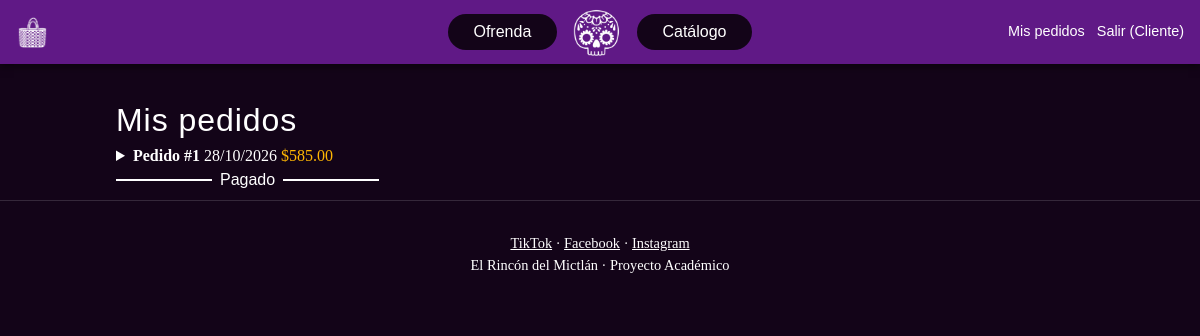
/mis_pedidos.php (signed in), run on the app's committed database.
### tables this page shows
CREATE TABLE pedidos (
  id_pedido   INT UNSIGNED AUTO_INCREMENT PRIMARY KEY,
  id_usuario  INT UNSIGNED NOT NULL,
  total       DECIMAL(10,2) NOT NULL,
  estado      ENUM('pendiente','pagado','enviado','cancelado') NOT NULL DEFAULT 'pendiente',
  metodo_pago ENUM('tarjeta','paypal','google_play') NULL,
  fecha       DATETIME NOT NULL DEFAULT CURRENT_TIMESTAMP,
  FOREIGN KEY (id_usuario) REFERENCES usuarios(id_usuario)
);

### includes/conexion.php (called while the page is built)
<?php
require_once __DIR__ . '/config.php';
function db(): PDO
{
    static $pdo = null;
    if ($pdo instanceof PDO) return $pdo;
    $host   = 'localhost';
    $puerto = 3307;
    $bd     = 'mictlan';
    $user   = 'root';
    $clave  = '';
    $pdo = new PDO("mysql:host=$host;port=$puerto;dbname=$bd;charset=utf8mb4", $user, $clave, [
        PDO::ATTR_ERRMODE            => PDO::ERRMODE_EXCEPTION,
        PDO::ATTR_DEFAULT_FETCH_MODE => PDO::FETCH_ASSOC,
        PDO::ATTR_EMULATE_PREPARES   => false,
    ]);
    return $pdo;
}

### mis_pedidos.php (the view, shortened to what this page needs)
<?php
$q = db()->prepare('SELECT * FROM pedidos WHERE id_usuario = ? ORDER BY fecha DESC, id_pedido DESC');
$q->execute([usuario_actual()['id']]);
$pedidos = $q->fetchAll();
require __DIR__ . '/includes/cabecera.php';
?>
<main class="contenedor">
  <h1>Mis pedidos</h1>
  <?php foreach ($pedidos as $p): ?>
    <details class="pedido">
      <summary>
        <strong>Pedido #<?= (int)$p['id_pedido'] ?></strong>
        <span><?= date('d/m/Y', strtotime($p['fecha'])) ?></span>
        <?= etiqueta_estado($p['estado']) ?>
        <span class="precio"><?= dinero($p['total']) ?></span>
      </summary>
    </details>
  <?php endforeach; ?>
</main>
<?php require __DIR__ . '/includes/pie.php';

### includes/config.php (shortened to what this page needs)
<?php
if (!function_exists('dinero')) {
    function dinero($monto) {
        return '$' . number_format((float)$monto, 2);
    }
}
if (!function_exists('etiqueta_estado')) {
    function etiqueta_estado($estado) {
        $texto = ucfirst($estado);
        return "<span class=\"etiqueta etiqueta--{$estado}\">{$texto}</span>";
    }
}

### assets/css/styles.css (style rules this page uses)
:root { --fondo: #130418; --morado: #601986; --blanco: #ffffff; --acento: #ffb703; --radio: 18px; --f-titulo: "Rumble Brave", Impact, "Arial Black", sans-serif; --f-sub: "Balsamic Sans", "Trebuchet MS", sans-serif; --f-cuerpo: "Silver Stone", Georgia, serif; }
* { box-sizing: border-box; margin: 0; padding: 0; }
html { scroll-behavior: smooth; scroll-padding-top: 90px; }
body { background: var(--fondo); color: var(--blanco); font-family: var(--f-cuerpo); line-height: 1.5; }
h1, h2 { font-family: var(--f-titulo); font-weight: 400; letter-spacing: .03em; }
h3, button, .btn, .nav a, .etiqueta, label, input, select, th, .enlace-sesion { font-family: var(--f-sub); }
.etiqueta { position: absolute; top: var(--y); display: flex; align-items: center; gap: .5rem; text-decoration: none; font-size: clamp(.7rem, 1.6vw, 1rem); white-space: nowrap; transition: color .2s; }
.etiqueta::after, .etiqueta::before { content: ""; height: 2px; background: var(--blanco); width: clamp(1.5rem, 8vw, 6rem); transition: background .2s; }
.precio { color: var(--acento); margin-bottom: .4rem; }
.contenedor { max-width: 1000px; margin: 2rem auto; padding: 0 1rem; }

### data on the page
pedidos: id_pedido "1", fecha "28/10/2026", estado "Pagado", total "$585.00"

### other printed values
$u['nombre'] "Cliente"
